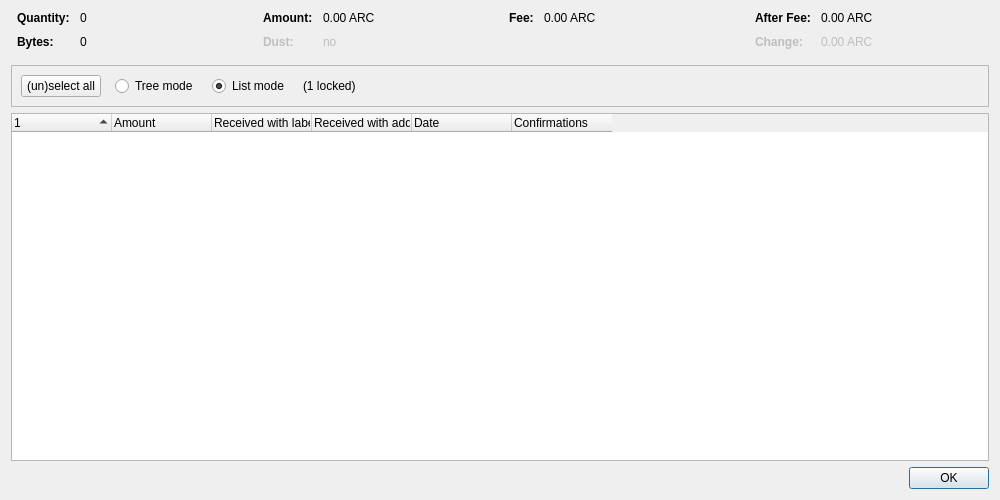
<?xml version="1.0" encoding="UTF-8"?>
<ui version="4.0">
 <class>CoinControlDialog</class>
 <widget class="QDialog" name="CoinControlDialog">
  <property name="geometry">
   <rect>
    <x>0</x>
    <y>0</y>
    <width>1000</width>
    <height>500</height>
   </rect>
  </property>
  <property name="windowTitle">
   <string>Coin Selection</string>
  </property>
  <layout class="QVBoxLayout" name="verticalLayout">
   <item>
    <layout class="QHBoxLayout" name="horizontalLayoutTop" stretch="0,0,0,0">
     <property name="topMargin">
      <number>0</number>
     </property>
     <property name="bottomMargin">
      <number>10</number>
     </property>
     <item>
      <layout class="QFormLayout" name="formLayoutCoinControl1">
       <property name="horizontalSpacing">
        <number>10</number>
       </property>
       <property name="verticalSpacing">
        <number>10</number>
       </property>
       <property name="leftMargin">
        <number>6</number>
       </property>
       <property name="rightMargin">
        <number>6</number>
       </property>
       <item row="0" column="0">
        <widget class="QLabel" name="labelCoinControlQuantityText">
         <property name="font">
          <font>
           <weight>75</weight>
           <bold>true</bold>
          </font>
         </property>
         <property name="text">
          <string>Quantity:</string>
         </property>
        </widget>
       </item>
       <item row="0" column="1">
        <widget class="QLabel" name="labelCoinControlQuantity">
         <property name="cursor">
          <cursorShape>IBeamCursor</cursorShape>
         </property>
         <property name="contextMenuPolicy">
          <enum>Qt::ActionsContextMenu</enum>
         </property>
         <property name="text">
          <string notr="true">0</string>
         </property>
         <property name="textInteractionFlags">
          <set>Qt::LinksAccessibleByMouse|Qt::TextSelectableByKeyboard|Qt::TextSelectableByMouse</set>
         </property>
        </widget>
       </item>
       <item row="1" column="0">
        <widget class="QLabel" name="labelCoinControlBytesText">
         <property name="font">
          <font>
           <weight>75</weight>
           <bold>true</bold>
          </font>
         </property>
         <property name="text">
          <string>Bytes:</string>
         </property>
        </widget>
       </item>
       <item row="1" column="1">
        <widget class="QLabel" name="labelCoinControlBytes">
         <property name="cursor">
          <cursorShape>IBeamCursor</cursorShape>
         </property>
         <property name="contextMenuPolicy">
          <enum>Qt::ActionsContextMenu</enum>
         </property>
         <property name="text">
          <string notr="true">0</string>
         </property>
         <property name="textInteractionFlags">
          <set>Qt::LinksAccessibleByMouse|Qt::TextSelectableByKeyboard|Qt::TextSelectableByMouse</set>
         </property>
        </widget>
       </item>
      </layout>
     </item>
     <item>
      <layout class="QFormLayout" name="formLayoutCoinControl2">
       <property name="horizontalSpacing">
        <number>10</number>
       </property>
       <property name="verticalSpacing">
        <number>10</number>
       </property>
       <property name="leftMargin">
        <number>6</number>
       </property>
       <property name="rightMargin">
        <number>6</number>
       </property>
       <item row="0" column="0">
        <widget class="QLabel" name="labelCoinControlAmountText">
         <property name="font">
          <font>
           <weight>75</weight>
           <bold>true</bold>
          </font>
         </property>
         <property name="text">
          <string>Amount:</string>
         </property>
        </widget>
       </item>
       <item row="0" column="1">
        <widget class="QLabel" name="labelCoinControlAmount">
         <property name="cursor">
          <cursorShape>IBeamCursor</cursorShape>
         </property>
         <property name="contextMenuPolicy">
          <enum>Qt::ActionsContextMenu</enum>
         </property>
         <property name="text">
          <string notr="true">0.00 ARC</string>
         </property>
         <property name="textInteractionFlags">
          <set>Qt::LinksAccessibleByMouse|Qt::TextSelectableByKeyboard|Qt::TextSelectableByMouse</set>
         </property>
        </widget>
       </item>
       <item row="1" column="0">
        <widget class="QLabel" name="labelCoinControlLowOutputText">
         <property name="enabled">
          <bool>false</bool>
         </property>
         <property name="font">
          <font>
           <weight>75</weight>
           <bold>true</bold>
          </font>
         </property>
         <property name="text">
          <string>Dust:</string>
         </property>
        </widget>
       </item>
       <item row="1" column="1">
        <widget class="QLabel" name="labelCoinControlLowOutput">
         <property name="enabled">
          <bool>false</bool>
         </property>
         <property name="cursor">
          <cursorShape>IBeamCursor</cursorShape>
         </property>
         <property name="contextMenuPolicy">
          <enum>Qt::ActionsContextMenu</enum>
         </property>
         <property name="text">
          <string notr="true">no</string>
         </property>
         <property name="textInteractionFlags">
          <set>Qt::LinksAccessibleByMouse|Qt::TextSelectableByKeyboard|Qt::TextSelectableByMouse</set>
         </property>
        </widget>
       </item>
      </layout>
     </item>
     <item>
      <layout class="QFormLayout" name="formLayoutCoinControl3">
       <property name="horizontalSpacing">
        <number>10</number>
       </property>
       <property name="verticalSpacing">
        <number>10</number>
       </property>
       <property name="leftMargin">
        <number>6</number>
       </property>
       <property name="rightMargin">
        <number>6</number>
       </property>
       <item row="0" column="0">
        <widget class="QLabel" name="labelCoinControlFeeText">
         <property name="font">
          <font>
           <weight>75</weight>
           <bold>true</bold>
          </font>
         </property>
         <property name="text">
          <string>Fee:</string>
         </property>
        </widget>
       </item>
       <item row="0" column="1">
        <widget class="QLabel" name="labelCoinControlFee">
         <property name="cursor">
          <cursorShape>IBeamCursor</cursorShape>
         </property>
         <property name="contextMenuPolicy">
          <enum>Qt::ActionsContextMenu</enum>
         </property>
         <property name="text">
          <string notr="true">0.00 ARC</string>
         </property>
         <property name="textInteractionFlags">
          <set>Qt::LinksAccessibleByMouse|Qt::TextSelectableByKeyboard|Qt::TextSelectableByMouse</set>
         </property>
        </widget>
       </item>
      </layout>
     </item>
     <item>
      <layout class="QFormLayout" name="formLayoutCoinControl4">
       <property name="horizontalSpacing">
        <number>10</number>
       </property>
       <property name="verticalSpacing">
        <number>10</number>
       </property>
       <property name="leftMargin">
        <number>6</number>
       </property>
       <property name="rightMargin">
        <number>6</number>
       </property>
       <item row="0" column="0">
        <widget class="QLabel" name="labelCoinControlAfterFeeText">
         <property name="font">
          <font>
           <weight>75</weight>
           <bold>true</bold>
          </font>
         </property>
         <property name="text">
          <string>After Fee:</string>
         </property>
        </widget>
       </item>
       <item row="0" column="1">
        <widget class="QLabel" name="labelCoinControlAfterFee">
         <property name="cursor">
          <cursorShape>IBeamCursor</cursorShape>
         </property>
         <property name="contextMenuPolicy">
          <enum>Qt::ActionsContextMenu</enum>
         </property>
         <property name="text">
          <string notr="true">0.00 ARC</string>
         </property>
         <property name="textInteractionFlags">
          <set>Qt::LinksAccessibleByMouse|Qt::TextSelectableByKeyboard|Qt::TextSelectableByMouse</set>
         </property>
        </widget>
       </item>
       <item row="1" column="0">
        <widget class="QLabel" name="labelCoinControlChangeText">
         <property name="enabled">
          <bool>false</bool>
         </property>
         <property name="font">
          <font>
           <weight>75</weight>
           <bold>true</bold>
          </font>
         </property>
         <property name="text">
          <string>Change:</string>
         </property>
        </widget>
       </item>
       <item row="1" column="1">
        <widget class="QLabel" name="labelCoinControlChange">
         <property name="enabled">
          <bool>false</bool>
         </property>
         <property name="cursor">
          <cursorShape>IBeamCursor</cursorShape>
         </property>
         <property name="contextMenuPolicy">
          <enum>Qt::ActionsContextMenu</enum>
         </property>
         <property name="text">
          <string notr="true">0.00 ARC</string>
         </property>
         <property name="textInteractionFlags">
          <set>Qt::LinksAccessibleByMouse|Qt::TextSelectableByKeyboard|Qt::TextSelectableByMouse</set>
         </property>
        </widget>
       </item>
      </layout>
     </item>
    </layout>
   </item>
   <item>
    <widget class="QFrame" name="frame">
     <property name="minimumSize">
      <size>
       <width>0</width>
       <height>40</height>
      </size>
     </property>
     <property name="frameShape">
      <enum>QFrame::StyledPanel</enum>
     </property>
     <property name="frameShadow">
      <enum>QFrame::Sunken</enum>
     </property>
     <layout class="QHBoxLayout" name="horizontalLayout">
      <item>
       <layout class="QHBoxLayout" name="horizontalLayoutPanel" stretch="0,0,0,0,0">
        <property name="spacing">
         <number>14</number>
        </property>
        <item>
         <widget class="QPushButton" name="pushButtonSelectAll">
          <property name="sizePolicy">
           <sizepolicy hsizetype="Maximum" vsizetype="Fixed">
            <horstretch>0</horstretch>
            <verstretch>0</verstretch>
           </sizepolicy>
          </property>
          <property name="text">
           <string>(un)select all</string>
          </property>
          <property name="autoDefault">
           <bool>false</bool>
          </property>
         </widget>
        </item>
        <item>
         <widget class="QRadioButton" name="radioTreeMode">
          <property name="sizePolicy">
           <sizepolicy hsizetype="Maximum" vsizetype="Fixed">
            <horstretch>0</horstretch>
            <verstretch>0</verstretch>
           </sizepolicy>
          </property>
          <property name="text">
           <string>Tree mode</string>
          </property>
         </widget>
        </item>
        <item>
         <widget class="QRadioButton" name="radioListMode">
          <property name="sizePolicy">
           <sizepolicy hsizetype="Maximum" vsizetype="Fixed">
            <horstretch>0</horstretch>
            <verstretch>0</verstretch>
           </sizepolicy>
          </property>
          <property name="text">
           <string>List mode</string>
          </property>
          <property name="checked">
           <bool>true</bool>
          </property>
         </widget>
        </item>
        <item>
         <widget class="QLabel" name="labelLocked">
          <property name="text">
           <string notr="true">(1 locked)</string>
          </property>
         </widget>
        </item>
        <item>
         <spacer name="horizontalSpacer">
          <property name="orientation">
           <enum>Qt::Horizontal</enum>
          </property>
          <property name="sizeHint" stdset="0">
           <size>
            <width>40</width>
            <height>20</height>
           </size>
          </property>
         </spacer>
        </item>
       </layout>
      </item>
     </layout>
    </widget>
   </item>
   <item>
    <widget class="CoinControlTreeWidget" name="treeWidget">
     <property name="contextMenuPolicy">
      <enum>Qt::CustomContextMenu</enum>
     </property>
     <property name="sortingEnabled">
      <bool>false</bool>
     </property>
     <property name="columnCount">
      <number>6</number>
     </property>
     <attribute name="headerShowSortIndicator" stdset="0">
      <bool>true</bool>
     </attribute>
     <attribute name="headerStretchLastSection">
      <bool>false</bool>
     </attribute>
     <column>
      <property name="text">
       <string/>
      </property>
     </column>
     <column>
      <property name="text">
       <string>Amount</string>
      </property>
     </column>
     <column>
      <property name="text">
       <string>Received with label</string>
      </property>
     </column>
     <column>
      <property name="text">
       <string>Received with address</string>
      </property>
     </column>
     <column>
      <property name="text">
       <string>Date</string>
      </property>
     </column>
     <column>
      <property name="text">
       <string>Confirmations</string>
      </property>
      <property name="toolTip">
       <string>Confirmed</string>
      </property>
     </column>
     <column>
      <property name="text">
       <string/>
      </property>
     </column>
     <column>
      <property name="text">
       <string/>
      </property>
     </column>
     <column>
      <property name="text">
       <string/>
      </property>
     </column>
     <column>
      <property name="text">
       <string/>
      </property>
     </column>
    </widget>
   </item>
   <item>
    <widget class="QDialogButtonBox" name="buttonBox">
     <property name="orientation">
      <enum>Qt::Horizontal</enum>
     </property>
     <property name="standardButtons">
      <set>QDialogButtonBox::Ok</set>
     </property>
    </widget>
   </item>
  </layout>
 </widget>
 <customwidgets>
  <customwidget>
   <class>CoinControlTreeWidget</class>
   <extends>QTreeWidget</extends>
   <header>qt/coincontroltreewidget.h</header>
  </customwidget>
 </customwidgets>
 <resources/>
 <connections/>
</ui>
